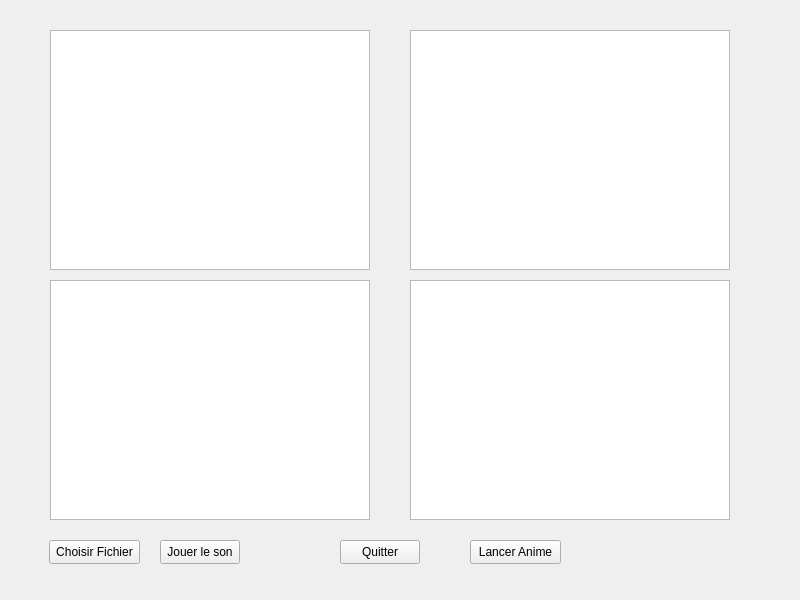
<?xml version="1.0" encoding="UTF-8"?>
<ui version="4.0">
 <class>Widget</class>
 <widget class="QWidget" name="Widget">
  <property name="geometry">
   <rect>
    <x>0</x>
    <y>0</y>
    <width>800</width>
    <height>600</height>
   </rect>
  </property>
  <property name="windowTitle">
   <string>Widget</string>
  </property>
  <widget class="QGraphicsView" name="maVue">
   <property name="geometry">
    <rect>
     <x>50</x>
     <y>30</y>
     <width>320</width>
     <height>240</height>
    </rect>
   </property>
   <property name="verticalScrollBarPolicy">
    <enum>Qt::ScrollBarAlwaysOff</enum>
   </property>
   <property name="horizontalScrollBarPolicy">
    <enum>Qt::ScrollBarAlwaysOff</enum>
   </property>
  </widget>
  <widget class="QPushButton" name="pushButton">
   <property name="geometry">
    <rect>
     <x>340</x>
     <y>540</y>
     <width>80</width>
     <height>24</height>
    </rect>
   </property>
   <property name="text">
    <string>Quitter</string>
   </property>
  </widget>
  <widget class="QGraphicsView" name="maVue2">
   <property name="geometry">
    <rect>
     <x>410</x>
     <y>30</y>
     <width>320</width>
     <height>240</height>
    </rect>
   </property>
   <property name="verticalScrollBarPolicy">
    <enum>Qt::ScrollBarAlwaysOff</enum>
   </property>
   <property name="horizontalScrollBarPolicy">
    <enum>Qt::ScrollBarAlwaysOff</enum>
   </property>
  </widget>
  <widget class="QGraphicsView" name="maVue3">
   <property name="geometry">
    <rect>
     <x>50</x>
     <y>280</y>
     <width>320</width>
     <height>240</height>
    </rect>
   </property>
   <property name="verticalScrollBarPolicy">
    <enum>Qt::ScrollBarAlwaysOff</enum>
   </property>
   <property name="horizontalScrollBarPolicy">
    <enum>Qt::ScrollBarAlwaysOff</enum>
   </property>
  </widget>
  <widget class="QGraphicsView" name="maVue4">
   <property name="geometry">
    <rect>
     <x>410</x>
     <y>280</y>
     <width>320</width>
     <height>240</height>
    </rect>
   </property>
   <property name="verticalScrollBarPolicy">
    <enum>Qt::ScrollBarAlwaysOff</enum>
   </property>
   <property name="horizontalScrollBarPolicy">
    <enum>Qt::ScrollBarAlwaysOff</enum>
   </property>
  </widget>
  <widget class="QPushButton" name="pushButtonLnacerAnime">
   <property name="geometry">
    <rect>
     <x>470</x>
     <y>540</y>
     <width>91</width>
     <height>24</height>
    </rect>
   </property>
   <property name="text">
    <string>Lancer Anime</string>
   </property>
  </widget>
  <widget class="QPushButton" name="pushButtonJouerSon">
   <property name="geometry">
    <rect>
     <x>160</x>
     <y>540</y>
     <width>80</width>
     <height>24</height>
    </rect>
   </property>
   <property name="text">
    <string>Jouer le son</string>
   </property>
  </widget>
  <widget class="QPushButton" name="pushButtonChoisirFichier">
   <property name="geometry">
    <rect>
     <x>49</x>
     <y>540</y>
     <width>91</width>
     <height>24</height>
    </rect>
   </property>
   <property name="text">
    <string>Choisir Fichier</string>
   </property>
  </widget>
 </widget>
 <resources/>
 <connections>
  <connection>
   <sender>pushButton</sender>
   <signal>clicked()</signal>
   <receiver>Widget</receiver>
   <slot>close()</slot>
   <hints>
    <hint type="sourcelabel">
     <x>200</x>
     <y>331</y>
    </hint>
    <hint type="destinationlabel">
     <x>506</x>
     <y>514</y>
    </hint>
   </hints>
  </connection>
 </connections>
</ui>
